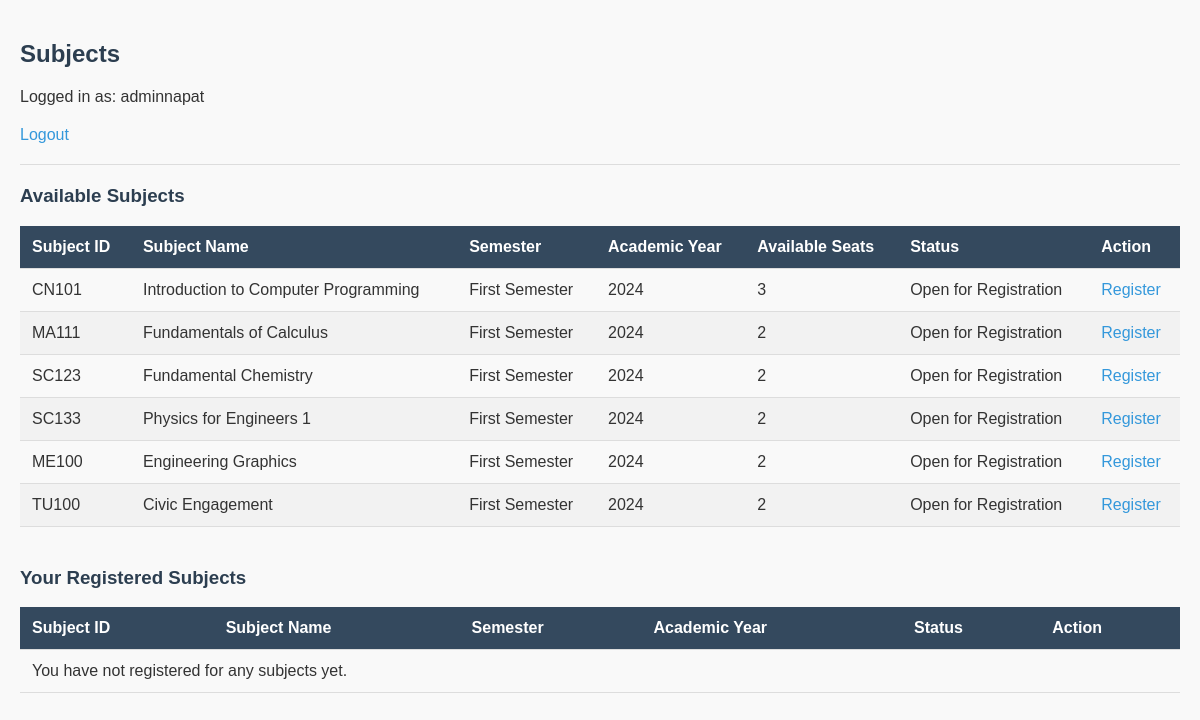
Page /user/subjects/ (signed in) on the committed database.
### subjectreg/models.py (models this page shows, shortened)
class Subject(models.Model):
    SEMESTER_CHOICES = [
        ('1', 'First Semester'),
        ('2', 'Second Semester'),
        ('3', 'Summer Semester'),
    ]
    subject_id = models.CharField(max_length=10, unique=True)
    name = models.CharField(max_length=100)
    semester = models.CharField(max_length=1, choices=SEMESTER_CHOICES)
    academic_year = models.CharField(max_length=9)
    max_students = models.PositiveIntegerField()
    open_for_registration = models.BooleanField(default=True)

### user/views.py (the view)
# urls.py: path('subjects/', views.subject_list, name='subject_list'),
@login_required
def subject_list(request):
    subjects = Subject.objects.all()  # Remove the filter to show all subjects
    user_subjects = UserSubject.objects.filter(user=request.user)
    registered_subjects = [us.subject for us in user_subjects]
    return render(request, 'subject_list.html', {
        'subjects': subjects,
        'registered_subjects': registered_subjects
    })

### user/templates/subject_list.html (shortened to what this page needs)
<!DOCTYPE html>
<html lang="en">
<head>
</head>
<body>
    <h2>Subjects</h2>
    <p>Logged in as: {{ request.user.username }}</p>
    <a href="{% url 'user_logout' %}">Logout</a>
    <hr>
    <h3>Available Subjects</h3>
    <table>
        <thead>
            <tr>
                <th>Subject ID</th>
                <th>Subject Name</th>
                <th>Semester</th>
                <th>Academic Year</th>
                <th>Available Seats</th>
                <th>Status</th>
                <th>Action</th>
            </tr>
        </thead>
        <tbody>
            {% for subject in subjects %}
            <tr>
                <td>{{ subject.subject_id }}</td>
                <td>{{ subject.name }}</td>
                <td>{{ subject.get_semester_display }}</td>
                <td>{{ subject.academic_year }}</td>
                <td>{{ subject.max_students }}</td>
                <td>
                    {% if subject.max_students > 0 %}
                    Open for Registration
                    {% else %}
                    Full
                    {% endif %}
                </td>
                <td>
                    {% if subject in registered_subjects %}
                    <a href="{% url 'unregister_subject' subject.id %}">Unregister</a>
                    {% elif subject.max_students > 0 %}
                    <a href="{% url 'register_subject' subject.id %}">Register</a>
                    {% else %}
                    <button disabled>Registration Closed</button>
                    {% endif %}
                </td>
            </tr>
            {% endfor %}
        </tbody>
    </table>
    <h3>Your Registered Subjects</h3>
    <table>
        <thead>
            <tr>
                <th>Subject ID</th>
                <th>Subject Name</th>
                <th>Semester</th>
                <th>Academic Year</th>
                <th>Status</th>
                <th>Action</th>
            </tr>
        </thead>
        <tbody>
            {% if registered_subjects %}
            {% for subject in registered_subjects %}
            <tr>
                <td>{{ subject.subject_id }}</td>
                <td>{{ subject.name }}</td>
                <td>{{ subject.get_semester_display }}</td>
                <td>{{ subject.academic_year }}</td>
                <td>
                    {% if subject.max_students > 0 %}
                    Open for Registration
                    {% else %}
                    Full
                    {% endif %}
                </td>
                <td>
                    <a href="{% url 'unregister_subject' subject.id %}">Unregister</a>
                </td>
            </tr>
            {% endfor %}
            {% else %}
            <tr>
                <td colspan="6">You have not registered for any subjects yet.</td>
            </tr>
            {% endif %}
        </tbody>
    </table>
</body>
</html>

### user/templates/subject_list.html (style rules this page uses)
body { font-family: Arial, sans-serif; background-color: #f9f9f9; color: #333; margin: 0; padding: 20px; }
h2, h3 { color: #2c3e50; }
p { font-size: 1rem; margin-bottom: 20px; }
a { color: #3498db; text-decoration: none; }
hr { margin: 20px 0; border: none; height: 1px; background-color: #ddd; }
table { width: 100%; border-collapse: collapse; margin-bottom: 40px; }
th, td { padding: 12px; text-align: left; border-bottom: 1px solid #ddd; }
th { background-color: #34495e; color: white; }
tr:nth-child(even) { background-color: #f2f2f2; }

### rows in the picture
Subject: subject_id "CN101", name "Introduction to Computer Programming", semester "First Semester", academic_year "2024", max_students "3", shows "Open for Registration", shows "Register"
Subject: subject_id "MA111", name "Fundamentals of Calculus", semester "First Semester", academic_year "2024", max_students "2", shows "Open for Registration", shows "Register"
Subject: subject_id "SC123", name "Fundamental Chemistry", semester "First Semester", academic_year "2024", max_students "2", shows "Open for Registration", shows "Register"
Subject: subject_id "SC133", name "Physics for Engineers 1", semester "First Semester", academic_year "2024", max_students "2", shows "Open for Registration", shows "Register"
Subject: subject_id "ME100", name "Engineering Graphics", semester "First Semester", academic_year "2024", max_students "2", shows "Open for Registration", shows "Register"
Subject: subject_id "TU100", name "Civic Engagement", semester "First Semester", academic_year "2024", max_students "2", shows "Open for Registration", shows "Register"

### other values in the picture
{{ request.user.username }} "adminnapat"
